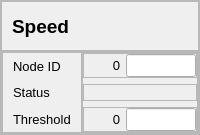
                        <widget class="QFrame" name="speed_frame">
                         <property name="sizePolicy">
                          <sizepolicy hsizetype="Preferred" vsizetype="Maximum">
                           <horstretch>0</horstretch>
                           <verstretch>0</verstretch>
                          </sizepolicy>
                         </property>
                         <property name="maximumSize">
                          <size>
                           <width>16777215</width>
                           <height>250</height>
                          </size>
                         </property>
                         <property name="frameShape">
                          <enum>QFrame::StyledPanel</enum>
                         </property>
                         <property name="frameShadow">
                          <enum>QFrame::Raised</enum>
                         </property>
                         <layout class="QVBoxLayout" name="verticalLayout_13" stretch="2,8">
                          <property name="spacing">
                           <number>0</number>
                          </property>
                          <property name="leftMargin">
                           <number>0</number>
                          </property>
                          <property name="topMargin">
                           <number>0</number>
                          </property>
                          <property name="rightMargin">
                           <number>0</number>
                          </property>
                          <property name="bottomMargin">
                           <number>0</number>
                          </property>
                          <item>
                           <widget class="QFrame" name="speed_header">
                            <property name="frameShape">
                             <enum>QFrame::StyledPanel</enum>
                            </property>
                            <property name="frameShadow">
                             <enum>QFrame::Raised</enum>
                            </property>
                            <layout class="QHBoxLayout" name="horizontalLayout_17">
                             <property name="leftMargin">
                              <number>0</number>
                             </property>
                             <property name="topMargin">
                              <number>9</number>
                             </property>
                             <property name="rightMargin">
                              <number>0</number>
                             </property>
                             <property name="bottomMargin">
                              <number>9</number>
                             </property>
                             <item alignment="Qt::AlignLeft">
                              <widget class="QLabel" name="speed_lbl">
                               <property name="sizePolicy">
                                <sizepolicy hsizetype="Expanding" vsizetype="Preferred">
                                 <horstretch>0</horstretch>
                                 <verstretch>0</verstretch>
                                </sizepolicy>
                               </property>
                               <property name="minimumSize">
                                <size>
                                 <width>130</width>
                                 <height>30</height>
                                </size>
                               </property>
                               <property name="maximumSize">
                                <size>
                                 <width>130</width>
                                 <height>16777215</height>
                                </size>
                               </property>
                               <property name="font">
                                <font>
                                 <pointsize>14</pointsize>
                                 <weight>75</weight>
                                 <bold>true</bold>
                                </font>
                               </property>
                               <property name="text">
                                <string>Speed</string>
                               </property>
                               <property name="indent">
                                <number>10</number>
                               </property>
                              </widget>
                             </item>
                            </layout>
                           </widget>
                          </item>
                          <item>
                           <widget class="QFrame" name="speed_info">
                            <property name="frameShape">
                             <enum>QFrame::StyledPanel</enum>
                            </property>
                            <property name="frameShadow">
                             <enum>QFrame::Raised</enum>
                            </property>
                            <layout class="QHBoxLayout" name="horizontalLayout_19" stretch="4,6">
                             <property name="spacing">
                              <number>0</number>
                             </property>
                             <property name="leftMargin">
                              <number>0</number>
                             </property>
                             <property name="topMargin">
                              <number>0</number>
                             </property>
                             <property name="rightMargin">
                              <number>0</number>
                             </property>
                             <property name="bottomMargin">
                              <number>0</number>
                             </property>
                             <item>
                              <widget class="QFrame" name="frame_19">
                               <property name="minimumSize">
                                <size>
                                 <width>80</width>
                                 <height>0</height>
                                </size>
                               </property>
                               <property name="maximumSize">
                                <size>
                                 <width>16777215</width>
                                 <height>16777215</height>
                                </size>
                               </property>
                               <property name="frameShape">
                                <enum>QFrame::StyledPanel</enum>
                               </property>
                               <property name="frameShadow">
                                <enum>QFrame::Raised</enum>
                               </property>
                               <layout class="QVBoxLayout" name="verticalLayout_15">
                                <property name="spacing">
                                 <number>0</number>
                                </property>
                                <property name="leftMargin">
                                 <number>0</number>
                                </property>
                                <property name="topMargin">
                                 <number>0</number>
                                </property>
                                <property name="rightMargin">
                                 <number>0</number>
                                </property>
                                <property name="bottomMargin">
                                 <number>0</number>
                                </property>
                                <item>
                                 <widget class="QLabel" name="speed_id">
                                  <property name="font">
                                   <font>
                                    <pointsize>10</pointsize>
                                   </font>
                                  </property>
                                  <property name="text">
                                   <string>Node ID</string>
                                  </property>
                                  <property name="indent">
                                   <number>10</number>
                                  </property>
                                 </widget>
                                </item>
                                <item>
                                 <widget class="QLabel" name="speed_status">
                                  <property name="font">
                                   <font>
                                    <pointsize>10</pointsize>
                                   </font>
                                  </property>
                                  <property name="text">
                                   <string>Status</string>
                                  </property>
                                  <property name="indent">
                                   <number>10</number>
                                  </property>
                                 </widget>
                                </item>
                                <item>
                                 <widget class="QLabel" name="speed_threshold">
                                  <property name="font">
                                   <font>
                                    <pointsize>10</pointsize>
                                   </font>
                                  </property>
                                  <property name="text">
                                   <string>Threshold</string>
                                  </property>
                                  <property name="indent">
                                   <number>10</number>
                                  </property>
                                 </widget>
                                </item>
                               </layout>
                              </widget>
                             </item>
                             <item>
                              <widget class="QFrame" name="frame_24">
                               <property name="frameShape">
                                <enum>QFrame::StyledPanel</enum>
                               </property>
                               <property name="frameShadow">
                                <enum>QFrame::Raised</enum>
                               </property>
                               <layout class="QVBoxLayout" name="verticalLayout_16">
                                <property name="spacing">
                                 <number>-1</number>
                                </property>
                                <property name="leftMargin">
                                 <number>0</number>
                                </property>
                                <property name="topMargin">
                                 <number>0</number>
                                </property>
                                <property name="rightMargin">
                                 <number>0</number>
                                </property>
                                <property name="bottomMargin">
                                 <number>0</number>
                                </property>
                                <item>
                                 <widget class="QFrame" name="frame_25">
                                  <property name="frameShape">
                                   <enum>QFrame::StyledPanel</enum>
                                  </property>
                                  <property name="frameShadow">
                                   <enum>QFrame::Raised</enum>
                                  </property>
                                  <layout class="QHBoxLayout" name="horizontalLayout_28">
                                   <property name="leftMargin">
                                    <number>0</number>
                                   </property>
                                   <property name="topMargin">
                                    <number>0</number>
                                   </property>
                                   <property name="rightMargin">
                                    <number>0</number>
                                   </property>
                                   <property name="bottomMargin">
                                    <number>0</number>
                                   </property>
                                   <item alignment="Qt::AlignRight">
                                    <widget class="QLabel" name="speed_nodeID_output">
                                     <property name="font">
                                      <font>
                                       <pointsize>10</pointsize>
                                      </font>
                                     </property>
                                     <property name="text">
                                      <string>0</string>
                                     </property>
                                     <property name="alignment">
                                      <set>Qt::AlignRight|Qt::AlignTrailing|Qt::AlignVCenter</set>
                                     </property>
                                    </widget>
                                   </item>
                                   <item alignment="Qt::AlignRight">
                                    <widget class="QLineEdit" name="speed_nodeID_input">
                                     <property name="minimumSize">
                                      <size>
                                       <width>70</width>
                                       <height>0</height>
                                      </size>
                                     </property>
                                     <property name="maximumSize">
                                      <size>
                                       <width>70</width>
                                       <height>16777215</height>
                                      </size>
                                     </property>
                                     <property name="font">
                                      <font>
                                       <pointsize>10</pointsize>
                                      </font>
                                     </property>
                                    </widget>
                                   </item>
                                  </layout>
                                 </widget>
                                </item>
                                <item>
                                 <widget class="QFrame" name="frame_26">
                                  <property name="frameShape">
                                   <enum>QFrame::StyledPanel</enum>
                                  </property>
                                  <property name="frameShadow">
                                   <enum>QFrame::Raised</enum>
                                  </property>
                                  <layout class="QHBoxLayout" name="horizontalLayout_32">
                                   <property name="leftMargin">
                                    <number>0</number>
                                   </property>
                                   <property name="topMargin">
                                    <number>0</number>
                                   </property>
                                   <property name="rightMargin">
                                    <number>0</number>
                                   </property>
                                   <property name="bottomMargin">
                                    <number>0</number>
                                   </property>
                                   <item>
                                    <widget class="QLabel" name="speed_status_checkconnect">
                                     <property name="font">
                                      <font>
                                       <pointsize>10</pointsize>
                                       <weight>75</weight>
                                       <bold>true</bold>
                                      </font>
                                     </property>
                                     <property name="text">
                                      <string/>
                                     </property>
                                     <property name="alignment">
                                      <set>Qt::AlignRight|Qt::AlignTrailing|Qt::AlignVCenter</set>
                                     </property>
                                    </widget>
                                   </item>
                                  </layout>
                                 </widget>
                                </item>
                                <item>
                                 <widget class="QFrame" name="frame_27">
                                  <property name="frameShape">
                                   <enum>QFrame::StyledPanel</enum>
                                  </property>
                                  <property name="frameShadow">
                                   <enum>QFrame::Raised</enum>
                                  </property>
                                  <layout class="QHBoxLayout" name="horizontalLayout_35">
                                   <property name="leftMargin">
                                    <number>0</number>
                                   </property>
                                   <property name="topMargin">
                                    <number>0</number>
                                   </property>
                                   <property name="rightMargin">
                                    <number>0</number>
                                   </property>
                                   <property name="bottomMargin">
                                    <number>0</number>
                                   </property>
                                   <item alignment="Qt::AlignRight">
                                    <widget class="QLabel" name="speed_threshold_output">
                                     <property name="font">
                                      <font>
                                       <pointsize>10</pointsize>
                                      </font>
                                     </property>
                                     <property name="text">
                                      <string>0</string>
                                     </property>
                                     <property name="alignment">
                                      <set>Qt::AlignRight|Qt::AlignTrailing|Qt::AlignVCenter</set>
                                     </property>
                                    </widget>
                                   </item>
                                   <item alignment="Qt::AlignRight">
                                    <widget class="QLineEdit" name="speed_threshold_input">
                                     <property name="minimumSize">
                                      <size>
                                       <width>70</width>
                                       <height>0</height>
                                      </size>
                                     </property>
                                     <property name="maximumSize">
                                      <size>
                                       <width>70</width>
                                       <height>16777215</height>
                                      </size>
                                     </property>
                                     <property name="font">
                                      <font>
                                       <pointsize>10</pointsize>
                                      </font>
                                     </property>
                                    </widget>
                                   </item>
                                  </layout>
                                 </widget>
                                </item>
                               </layout>
                              </widget>
                             </item>
                            </layout>
                           </widget>
                          </item>
                         </layout>
                        </widget>
